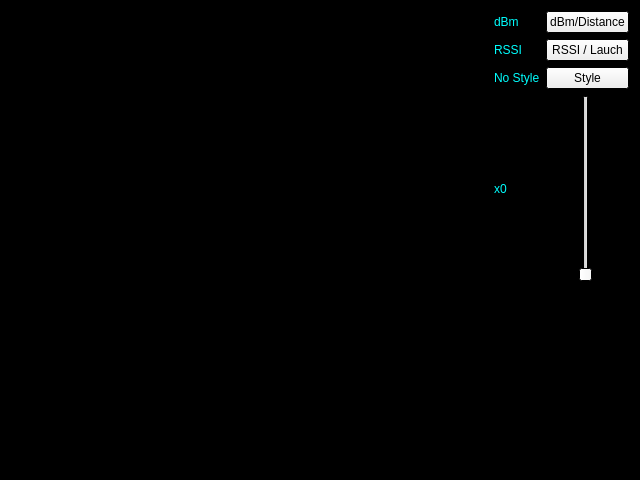
<?xml version="1.0" encoding="UTF-8"?>
<ui version="4.0">
 <class>MapsViewer</class>
 <widget class="QWidget" name="MapsViewer">
  <property name="geometry">
   <rect>
    <x>0</x>
    <y>0</y>
    <width>640</width>
    <height>480</height>
   </rect>
  </property>
  <property name="palette">
   <palette>
    <active>
     <colorrole role="Base">
      <brush brushstyle="SolidPattern">
       <color alpha="255">
        <red>51</red>
        <green>51</green>
        <blue>51</blue>
       </color>
      </brush>
     </colorrole>
     <colorrole role="Window">
      <brush brushstyle="SolidPattern">
       <color alpha="255">
        <red>0</red>
        <green>0</green>
        <blue>0</blue>
       </color>
      </brush>
     </colorrole>
    </active>
    <inactive>
     <colorrole role="Base">
      <brush brushstyle="SolidPattern">
       <color alpha="255">
        <red>51</red>
        <green>51</green>
        <blue>51</blue>
       </color>
      </brush>
     </colorrole>
     <colorrole role="Window">
      <brush brushstyle="SolidPattern">
       <color alpha="255">
        <red>0</red>
        <green>0</green>
        <blue>0</blue>
       </color>
      </brush>
     </colorrole>
    </inactive>
    <disabled>
     <colorrole role="Base">
      <brush brushstyle="SolidPattern">
       <color alpha="255">
        <red>0</red>
        <green>0</green>
        <blue>0</blue>
       </color>
      </brush>
     </colorrole>
     <colorrole role="Window">
      <brush brushstyle="SolidPattern">
       <color alpha="255">
        <red>0</red>
        <green>0</green>
        <blue>0</blue>
       </color>
      </brush>
     </colorrole>
    </disabled>
   </palette>
  </property>
  <property name="windowTitle">
   <string>CaberMaps Viewer</string>
  </property>
  <layout class="QGridLayout" name="gridLayout">
   <item row="8" column="4">
    <spacer name="verticalSpacer_2">
     <property name="orientation">
      <enum>Qt::Vertical</enum>
     </property>
     <property name="sizeHint" stdset="0">
      <size>
       <width>20</width>
       <height>40</height>
      </size>
     </property>
    </spacer>
   </item>
   <item row="5" column="1">
    <widget class="QLabel" name="la_zoom">
     <property name="palette">
      <palette>
       <active>
        <colorrole role="WindowText">
         <brush brushstyle="SolidPattern">
          <color alpha="255">
           <red>0</red>
           <green>255</green>
           <blue>255</blue>
          </color>
         </brush>
        </colorrole>
        <colorrole role="Dark">
         <brush brushstyle="SolidPattern">
          <color alpha="255">
           <red>255</red>
           <green>255</green>
           <blue>255</blue>
          </color>
         </brush>
        </colorrole>
        <colorrole role="Text">
         <brush brushstyle="SolidPattern">
          <color alpha="255">
           <red>231</red>
           <green>231</green>
           <blue>231</blue>
          </color>
         </brush>
        </colorrole>
        <colorrole role="ButtonText">
         <brush brushstyle="SolidPattern">
          <color alpha="255">
           <red>231</red>
           <green>231</green>
           <blue>231</blue>
          </color>
         </brush>
        </colorrole>
       </active>
       <inactive>
        <colorrole role="WindowText">
         <brush brushstyle="SolidPattern">
          <color alpha="255">
           <red>0</red>
           <green>255</green>
           <blue>255</blue>
          </color>
         </brush>
        </colorrole>
        <colorrole role="Dark">
         <brush brushstyle="SolidPattern">
          <color alpha="255">
           <red>255</red>
           <green>255</green>
           <blue>255</blue>
          </color>
         </brush>
        </colorrole>
        <colorrole role="Text">
         <brush brushstyle="SolidPattern">
          <color alpha="255">
           <red>231</red>
           <green>231</green>
           <blue>231</blue>
          </color>
         </brush>
        </colorrole>
        <colorrole role="ButtonText">
         <brush brushstyle="SolidPattern">
          <color alpha="255">
           <red>231</red>
           <green>231</green>
           <blue>231</blue>
          </color>
         </brush>
        </colorrole>
       </inactive>
       <disabled>
        <colorrole role="WindowText">
         <brush brushstyle="SolidPattern">
          <color alpha="255">
           <red>255</red>
           <green>255</green>
           <blue>255</blue>
          </color>
         </brush>
        </colorrole>
        <colorrole role="Dark">
         <brush brushstyle="SolidPattern">
          <color alpha="255">
           <red>255</red>
           <green>255</green>
           <blue>255</blue>
          </color>
         </brush>
        </colorrole>
        <colorrole role="Text">
         <brush brushstyle="SolidPattern">
          <color alpha="255">
           <red>255</red>
           <green>255</green>
           <blue>255</blue>
          </color>
         </brush>
        </colorrole>
        <colorrole role="ButtonText">
         <brush brushstyle="SolidPattern">
          <color alpha="255">
           <red>255</red>
           <green>255</green>
           <blue>255</blue>
          </color>
         </brush>
        </colorrole>
       </disabled>
      </palette>
     </property>
     <property name="text">
      <string>x0</string>
     </property>
    </widget>
   </item>
   <item row="2" column="3" colspan="3">
    <widget class="QPushButton" name="btn_sw_style">
     <property name="text">
      <string>Style</string>
     </property>
    </widget>
   </item>
   <item row="8" column="5">
    <spacer name="verticalSpacer_3">
     <property name="orientation">
      <enum>Qt::Vertical</enum>
     </property>
     <property name="sizeHint" stdset="0">
      <size>
       <width>20</width>
       <height>40</height>
      </size>
     </property>
    </spacer>
   </item>
   <item row="5" column="4">
    <widget class="QSlider" name="VS_zoom">
     <property name="orientation">
      <enum>Qt::Vertical</enum>
     </property>
    </widget>
   </item>
   <item row="1" column="0">
    <spacer name="horizontalSpacer">
     <property name="orientation">
      <enum>Qt::Horizontal</enum>
     </property>
     <property name="sizeHint" stdset="0">
      <size>
       <width>40</width>
       <height>20</height>
      </size>
     </property>
    </spacer>
   </item>
   <item row="8" column="3">
    <spacer name="verticalSpacer">
     <property name="orientation">
      <enum>Qt::Vertical</enum>
     </property>
     <property name="sizeHint" stdset="0">
      <size>
       <width>20</width>
       <height>40</height>
      </size>
     </property>
    </spacer>
   </item>
   <item row="2" column="1">
    <widget class="QLabel" name="la_sw_style">
     <property name="palette">
      <palette>
       <active>
        <colorrole role="WindowText">
         <brush brushstyle="SolidPattern">
          <color alpha="255">
           <red>0</red>
           <green>255</green>
           <blue>255</blue>
          </color>
         </brush>
        </colorrole>
        <colorrole role="Dark">
         <brush brushstyle="SolidPattern">
          <color alpha="255">
           <red>255</red>
           <green>255</green>
           <blue>255</blue>
          </color>
         </brush>
        </colorrole>
        <colorrole role="Text">
         <brush brushstyle="SolidPattern">
          <color alpha="255">
           <red>231</red>
           <green>231</green>
           <blue>231</blue>
          </color>
         </brush>
        </colorrole>
        <colorrole role="ButtonText">
         <brush brushstyle="SolidPattern">
          <color alpha="255">
           <red>255</red>
           <green>255</green>
           <blue>255</blue>
          </color>
         </brush>
        </colorrole>
       </active>
       <inactive>
        <colorrole role="WindowText">
         <brush brushstyle="SolidPattern">
          <color alpha="255">
           <red>0</red>
           <green>255</green>
           <blue>255</blue>
          </color>
         </brush>
        </colorrole>
        <colorrole role="Dark">
         <brush brushstyle="SolidPattern">
          <color alpha="255">
           <red>255</red>
           <green>255</green>
           <blue>255</blue>
          </color>
         </brush>
        </colorrole>
        <colorrole role="Text">
         <brush brushstyle="SolidPattern">
          <color alpha="255">
           <red>231</red>
           <green>231</green>
           <blue>231</blue>
          </color>
         </brush>
        </colorrole>
        <colorrole role="ButtonText">
         <brush brushstyle="SolidPattern">
          <color alpha="255">
           <red>255</red>
           <green>255</green>
           <blue>255</blue>
          </color>
         </brush>
        </colorrole>
       </inactive>
       <disabled>
        <colorrole role="WindowText">
         <brush brushstyle="SolidPattern">
          <color alpha="255">
           <red>255</red>
           <green>255</green>
           <blue>255</blue>
          </color>
         </brush>
        </colorrole>
        <colorrole role="Dark">
         <brush brushstyle="SolidPattern">
          <color alpha="255">
           <red>255</red>
           <green>255</green>
           <blue>255</blue>
          </color>
         </brush>
        </colorrole>
        <colorrole role="Text">
         <brush brushstyle="SolidPattern">
          <color alpha="255">
           <red>255</red>
           <green>255</green>
           <blue>255</blue>
          </color>
         </brush>
        </colorrole>
        <colorrole role="ButtonText">
         <brush brushstyle="SolidPattern">
          <color alpha="255">
           <red>255</red>
           <green>255</green>
           <blue>255</blue>
          </color>
         </brush>
        </colorrole>
       </disabled>
      </palette>
     </property>
     <property name="text">
      <string>No Style</string>
     </property>
    </widget>
   </item>
   <item row="1" column="3" colspan="3">
    <widget class="QPushButton" name="btn_sw_LR">
     <property name="text">
      <string>RSSI / Lauch</string>
     </property>
    </widget>
   </item>
   <item row="0" column="3" colspan="3">
    <widget class="QPushButton" name="btn_sw_dD">
     <property name="text">
      <string>dBm/Distance</string>
     </property>
    </widget>
   </item>
   <item row="0" column="1">
    <widget class="QLabel" name="la_sw_dD">
     <property name="palette">
      <palette>
       <active>
        <colorrole role="WindowText">
         <brush brushstyle="SolidPattern">
          <color alpha="255">
           <red>0</red>
           <green>255</green>
           <blue>255</blue>
          </color>
         </brush>
        </colorrole>
        <colorrole role="Dark">
         <brush brushstyle="SolidPattern">
          <color alpha="255">
           <red>255</red>
           <green>255</green>
           <blue>255</blue>
          </color>
         </brush>
        </colorrole>
        <colorrole role="Text">
         <brush brushstyle="SolidPattern">
          <color alpha="255">
           <red>231</red>
           <green>231</green>
           <blue>231</blue>
          </color>
         </brush>
        </colorrole>
        <colorrole role="ButtonText">
         <brush brushstyle="SolidPattern">
          <color alpha="255">
           <red>255</red>
           <green>255</green>
           <blue>255</blue>
          </color>
         </brush>
        </colorrole>
       </active>
       <inactive>
        <colorrole role="WindowText">
         <brush brushstyle="SolidPattern">
          <color alpha="255">
           <red>0</red>
           <green>255</green>
           <blue>255</blue>
          </color>
         </brush>
        </colorrole>
        <colorrole role="Dark">
         <brush brushstyle="SolidPattern">
          <color alpha="255">
           <red>255</red>
           <green>255</green>
           <blue>255</blue>
          </color>
         </brush>
        </colorrole>
        <colorrole role="Text">
         <brush brushstyle="SolidPattern">
          <color alpha="255">
           <red>231</red>
           <green>231</green>
           <blue>231</blue>
          </color>
         </brush>
        </colorrole>
        <colorrole role="ButtonText">
         <brush brushstyle="SolidPattern">
          <color alpha="255">
           <red>255</red>
           <green>255</green>
           <blue>255</blue>
          </color>
         </brush>
        </colorrole>
       </inactive>
       <disabled>
        <colorrole role="WindowText">
         <brush brushstyle="SolidPattern">
          <color alpha="255">
           <red>255</red>
           <green>255</green>
           <blue>255</blue>
          </color>
         </brush>
        </colorrole>
        <colorrole role="Dark">
         <brush brushstyle="SolidPattern">
          <color alpha="255">
           <red>255</red>
           <green>255</green>
           <blue>255</blue>
          </color>
         </brush>
        </colorrole>
        <colorrole role="Text">
         <brush brushstyle="SolidPattern">
          <color alpha="255">
           <red>255</red>
           <green>255</green>
           <blue>255</blue>
          </color>
         </brush>
        </colorrole>
        <colorrole role="ButtonText">
         <brush brushstyle="SolidPattern">
          <color alpha="255">
           <red>255</red>
           <green>255</green>
           <blue>255</blue>
          </color>
         </brush>
        </colorrole>
       </disabled>
      </palette>
     </property>
     <property name="text">
      <string>dBm</string>
     </property>
    </widget>
   </item>
   <item row="1" column="1">
    <widget class="QLabel" name="la_sw_LR">
     <property name="palette">
      <palette>
       <active>
        <colorrole role="WindowText">
         <brush brushstyle="SolidPattern">
          <color alpha="255">
           <red>0</red>
           <green>255</green>
           <blue>255</blue>
          </color>
         </brush>
        </colorrole>
        <colorrole role="Dark">
         <brush brushstyle="SolidPattern">
          <color alpha="255">
           <red>255</red>
           <green>255</green>
           <blue>255</blue>
          </color>
         </brush>
        </colorrole>
        <colorrole role="Text">
         <brush brushstyle="SolidPattern">
          <color alpha="255">
           <red>231</red>
           <green>231</green>
           <blue>231</blue>
          </color>
         </brush>
        </colorrole>
        <colorrole role="ButtonText">
         <brush brushstyle="SolidPattern">
          <color alpha="255">
           <red>231</red>
           <green>231</green>
           <blue>231</blue>
          </color>
         </brush>
        </colorrole>
       </active>
       <inactive>
        <colorrole role="WindowText">
         <brush brushstyle="SolidPattern">
          <color alpha="255">
           <red>0</red>
           <green>255</green>
           <blue>255</blue>
          </color>
         </brush>
        </colorrole>
        <colorrole role="Dark">
         <brush brushstyle="SolidPattern">
          <color alpha="255">
           <red>255</red>
           <green>255</green>
           <blue>255</blue>
          </color>
         </brush>
        </colorrole>
        <colorrole role="Text">
         <brush brushstyle="SolidPattern">
          <color alpha="255">
           <red>231</red>
           <green>231</green>
           <blue>231</blue>
          </color>
         </brush>
        </colorrole>
        <colorrole role="ButtonText">
         <brush brushstyle="SolidPattern">
          <color alpha="255">
           <red>231</red>
           <green>231</green>
           <blue>231</blue>
          </color>
         </brush>
        </colorrole>
       </inactive>
       <disabled>
        <colorrole role="WindowText">
         <brush brushstyle="SolidPattern">
          <color alpha="255">
           <red>255</red>
           <green>255</green>
           <blue>255</blue>
          </color>
         </brush>
        </colorrole>
        <colorrole role="Dark">
         <brush brushstyle="SolidPattern">
          <color alpha="255">
           <red>255</red>
           <green>255</green>
           <blue>255</blue>
          </color>
         </brush>
        </colorrole>
        <colorrole role="Text">
         <brush brushstyle="SolidPattern">
          <color alpha="255">
           <red>255</red>
           <green>255</green>
           <blue>255</blue>
          </color>
         </brush>
        </colorrole>
        <colorrole role="ButtonText">
         <brush brushstyle="SolidPattern">
          <color alpha="255">
           <red>255</red>
           <green>255</green>
           <blue>255</blue>
          </color>
         </brush>
        </colorrole>
       </disabled>
      </palette>
     </property>
     <property name="text">
      <string>RSSI</string>
     </property>
    </widget>
   </item>
  </layout>
 </widget>
 <resources/>
 <connections/>
</ui>
